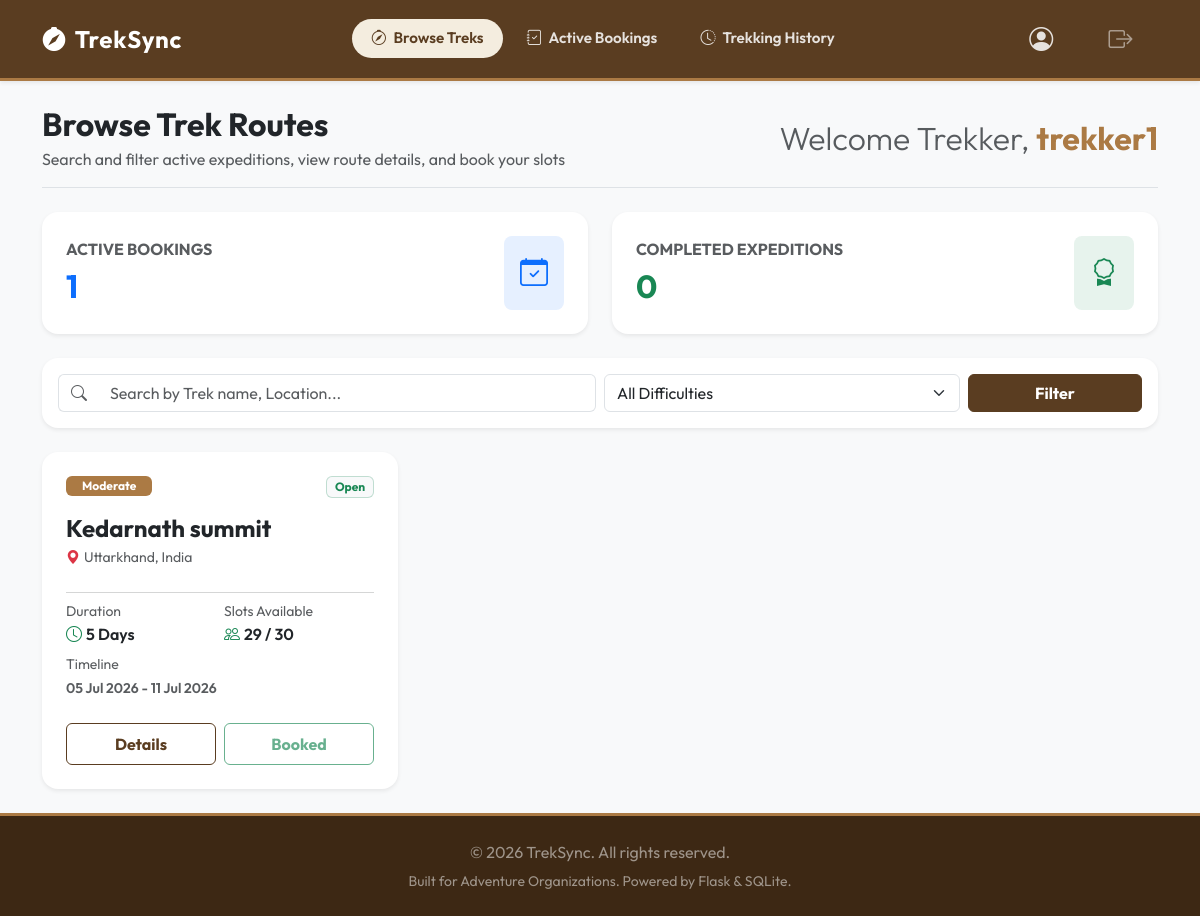
The app's page /trekker/dashboard (signed in), older data.
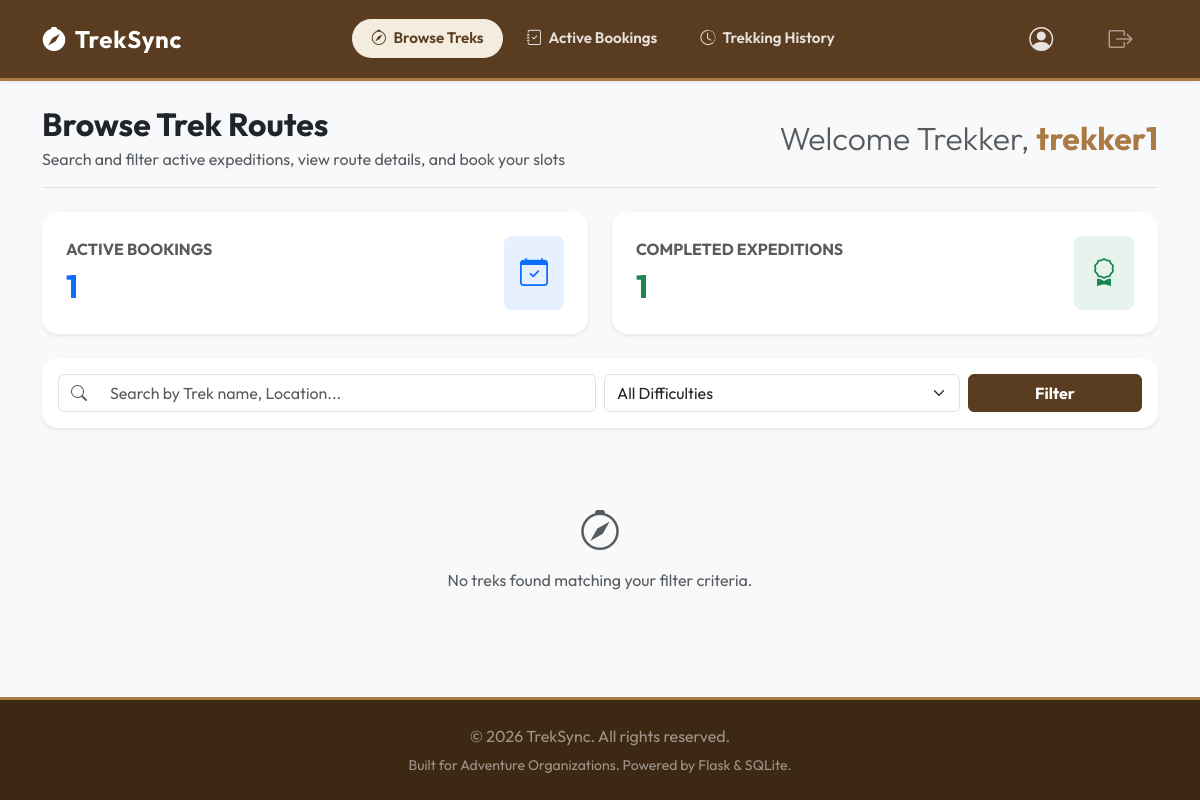
The same page, newer data.
### models.py (models this page shows, shortened)
class Trek(db.Model):
    __tablename__ = 'trek'
    id = db.Column(db.Integer, primary_key=True)
    name = db.Column(db.String(100), nullable=False)
    location = db.Column(db.String(100), nullable=False)
    difficulty = db.Column(db.String(20), nullable=False)  # 'Easy', 'Moderate', 'Hard'
    duration = db.Column(db.Integer, nullable=False)  # in days
    max_slots = db.Column(db.Integer, nullable=False)
    available_slots = db.Column(db.Integer, nullable=False)
    staff_id = db.Column(db.Integer, db.ForeignKey('user.id'), nullable=True)  # Assigned staff
    status = db.Column(db.String(20), default='Pending')  # 'Pending', 'Approved', 'Open', 'Closed', 'Completed'
    start_date = db.Column(db.Date, nullable=False)
    end_date = db.Column(db.Date, nullable=False)
    staff = db.relationship('User', back_populates='assigned_treks', foreign_keys=[staff_id])
    bookings = db.relationship('Booking', back_populates='trek', cascade="all, delete-orphan")

### app.py (the view)
@app.route('/trekker/dashboard')
@login_required
def trekker_dashboard():
    if current_user.role != 'trekker':
        flash('Access denied. Trekker role required.', 'error')
        return redirect(url_for('home'))
    search_query = request.args.get('q', '').strip()
    filter_difficulty = request.args.get('difficulty', '').strip()
    trek_query = Trek.query.filter_by(status='Open')
    if search_query:
        trek_query = trek_query.filter((Trek.name.like(f"%{search_query}%")) | (Trek.location.like(f"%{search_query}%")))
    if filter_difficulty:
        trek_query = trek_query.filter(Trek.difficulty == filter_difficulty)
    treks = trek_query.all()
    active_bookings_count = Booking.query.join(Trek).filter(
        Booking.user_id == current_user.id,
        Booking.status == 'Booked',
        Trek.status != 'Completed'
    ).count()
    completed_bookings_count = Booking.query.join(Trek).filter(
        Booking.user_id == current_user.id,
        (Booking.status == 'Completed') | (Trek.status == 'Completed')
    ).count()
    booked_trek_ids = [b.trek_id for b in Booking.query.join(Trek).filter(
        Booking.user_id == current_user.id,
        Booking.status == 'Booked',
        Trek.status != 'Completed'
    ).all()]
    return render_template(
        'trekker/dashboard.html',
        treks=treks,
        active_bookings_count=active_bookings_count,
        completed_bookings_count=completed_bookings_count,
        booked_trek_ids=booked_trek_ids,
        search_query=search_query,
        filter_difficulty=filter_difficulty
    )

### app.py (called while the page is built)
@login_manager.user_loader
def load_user(user_id):
    return User.query.get(int(user_id))

### templates/trekker/dashboard.html (shortened to what the changed rows need)
{% extends "base.html" %}
{% block content %}
<div class="container">
    <div class="d-flex flex-column flex-md-row justify-content-between align-items-md-center border-bottom pb-3 mb-4 gap-3">
        <div>
            <h1 class="h2 fw-bold mb-1 text-dark">Browse Trek Routes</h1>
        </div>
        <h2 class="h2 fw-light text-muted mb-0 text-md-end">Welcome Trekker, <span class="fw-bold text-accent">{{ current_user.username }}</span></h2>
    </div>
    <div class="row g-4 mb-4">
        <div class="col-md-6">
            <div class="card stat-card bookings border-0 bg-white shadow-sm p-4">
                <div class="d-flex align-items-center justify-content-between">
                    <div>
                        <h2 class="fw-bold mb-0 text-primary">{{ active_bookings_count }}</h2>
                    </div>
                </div>
            </div>
        </div>
        <div class="col-md-6">
            <div class="card stat-card treks border-0 bg-white shadow-sm p-4">
                <div class="d-flex align-items-center justify-content-between">
                    <div>
                        <h6 class="text-muted text-uppercase mb-2 font-size-xs fw-bold">Completed Expeditions</h6>
                        <h2 class="fw-bold mb-0 text-success">{{ completed_bookings_count }}</h2>
                    </div>
                </div>
            </div>
        </div>
    </div>
    <div class="row g-4">
        {% if treks %}
            {% for trek in treks %}
                <div class="col-lg-4 col-md-6">
                    <div class="card h-100 border-0 shadow-sm bg-white">
                        <div class="card-body p-4 d-flex flex-column h-100">
                            <div class="d-flex justify-content-between align-items-start mb-3">
                                <span class="badge {% if trek.difficulty == 'Easy' %}badge-easy{% elif trek.difficulty == 'Moderate' %}badge-moderate{% else %}badge-hard{% endif %} py-1.5 px-3">
                                    {{ trek.difficulty }}
                                </span>
                                <span class="badge bg-light text-success border border-success border-opacity-25 py-1 px-2.5">
                                    {{ trek.status }}
                                </span>
                            </div>
                            <h4 class="card-title fw-bold mb-1">
                                <a href="{{ url_for('trekker_trek_detail', trek_id=trek.id) }}" class="text-dark text-decoration-none hover-link">
                                    {{ trek.name }}
                                </a>
                            </h4>
                            <p class="text-muted small mb-3"><i class="bi bi-geo-alt-fill text-danger me-1"></i>{{ trek.location }}</p>
                            <hr class="my-2 text-muted">
                            <div class="row g-2 mb-4">
                                <div class="col-6">
                                    <small class="text-muted d-block">Duration</small>
                                    <span class="fw-semibold text-dark"><i class="bi bi-clock me-1 text-success"></i>{{ trek.duration }} Days</span>
                                </div>
                                <div class="col-6">
                                    <small class="text-muted d-block">Slots Available</small>
                                    <span class="fw-semibold text-dark"><i class="bi bi-people me-1 text-success"></i>{{ trek.available_slots }} / {{ trek.max_slots }}</span>
                                </div>
                                <div class="col-12 mt-2">
                                    <small class="text-muted d-block">Timeline</small>
                                    <small class="fw-semibold text-muted">
                                        {{ trek.start_date.strftime('%d %b %Y') }} - {{ trek.end_date.strftime('%d %b %Y') }}
                                    </small>
                                </div>
                            </div>
                            <div class="mt-auto d-flex gap-2">
                                <a href="{{ url_for('trekker_trek_detail', trek_id=trek.id) }}" class="btn btn-outline-success w-50 py-2 fw-bold">
                                    Details
                                </a>
                                {% set is_already_booked = trek.id in booked_trek_ids %}
                                {% if trek.available_slots <= 0 %}
                                    <button class="btn btn-secondary w-50 py-2 fw-bold" disabled>
                                        Sold Out
                                    </button>
                                {% elif is_already_booked %}
                                    <button class="btn btn-outline-success w-50 py-2 fw-bold" disabled>
                                        Booked
                                    </button>
                                {% else %}
                                    <form action="{{ url_for('trekker_book_trek', trek_id=trek.id) }}" method="POST" class="w-50">
                                        <button type="submit" class="btn btn-success w-100 py-2 fw-bold shadow-sm">
                                            Book
                                        </button>
                                    </form>
                                {% endif %}
                            </div>
                        </div>
                    </div>
                </div>
            {% endfor %}
        {% else %}
            <div class="col-12 text-center py-5 text-muted">
                <i class="bi bi-compass fs-1 mb-2 d-block"></i>
                No treks found matching your filter criteria.
            </div>
        {% endif %}
    </div>
</div>
{% endblock %}

Row changes from the older to the newer data that the page shows:
no longer on this page (row edited): Trek: difficulty "Moderate", status "Open", name "Kedarnath summit", location "Uttarkhand, India", duration "5", available_slots "29", max_slots "30", start_date "05 Jul 2026", end_date "11 Jul 2026", shows "Booked"
Text that changed along with them:
{{ completed_bookings_count }}: "0" → "1"
text now shown: "No treks found matching your filter criteria."
